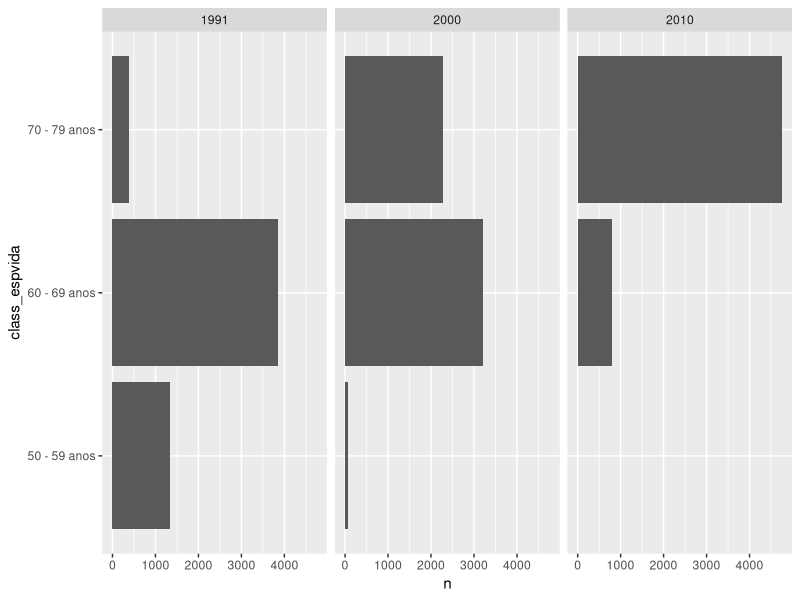

R code for this plot:
## ---- chunk 1
library(tidyverse)
## ---- chunk 2
dados_pnud <- read_csv2("../dados/base_pnud_min.csv")
## ---- chunk 3
dicionario_pnud <- read_csv2("../dados/dicionario_base_pnud_min.csv")
dicionario_pnud  |> knitr::kable()
## ---- chunk 4
glimpse(dados_pnud)
## ---- chunk 5
names(dados_pnud)
## ---- chunk 6
select(dados_pnud, muni_nm)
## ---- chunk 7
select(dados_pnud, muni_nm, uf_sigla, pop)
## ---- chunk 8
select(dados_pnud, uf_sigla, muni_nm, pop)
## ---- chunk 9
# exemplo do operador :
# usado para criar sequencias
1:10
## ---- chunk 10
select(dados_pnud, muni_nm:regiao_nm)
## ---- chunk 11
select(dados_pnud, -muni_id)
## ---- chunk 12
arrange(dados_pnud, pop)
## ---- chunk 13
arrange(dados_pnud, desc(pop))
## ---- chunk 14
arrange(dados_pnud, desc(ano), desc(pop))
## ---- chunk 15
arrange(dados_pnud, muni_nm)
arrange(dados_pnud, muni_nm, .locale = "pt_BR")
## ---- chunk 16
# forma 1
base_selecionada <- select(dados_pnud, ano, uf_sigla,  muni_nm, pop)
arrange(base_selecionada, ano, pop)

# forma 2
arrange(select(dados_pnud, ano, uf_sigla,  muni_nm, pop), ano, pop)
## ---- chunk 17
dados_pnud |> 
  select(ano, uf_sigla,  muni_nm, pop) |> 
  arrange(ano, pop)
## ---- chunk 18
# retorna uma tabela
distinct(dados_pnud, ano) 
# retorna um vetor
unique(dados_pnud$ano)
## ---- chunk 19
distinct(dados_pnud, uf_sigla)
unique(dados_pnud$uf_sigla)
## ---- chunk 20
# == significa: uma coisa é igual a outra?
x <- 1

# Teste com resultado verdadeiro
x == 1

# Teste com resultado falso
x == 2
## ---- chunk 21
dados_pnud |> 
  filter(ano == 2010) 
## ---- chunk 22
dados_pnud |> 
  filter(ano == 2010, uf_sigla == "SP") 


# cuidado com maiúsculas e minúsculas!
dados_pnud |> 
  filter(ano == 2010, uf_sigla == "sp")
## ---- chunk 23
x <-1
# maior que 
x > 3
x > 0
# menor que
x < 3
x < 0


x > 1
x >= 1 # Maior ou igual à

x < 1
x <= 1 # menor ou igual à 

## ---- chunk 24
dados_pnud |> 
  filter(ano == 2010, pop >= 1000000) |> 
  arrange(desc(pop))
## ---- chunk 25
# != significa diferente de:
x != 2
x != 1
## ---- chunk 26
dados_pnud |> 
  filter(ano != 1991)
## ---- chunk 27
# operador %in%
x %in% c(1, 2, 3)
x %in% c(2, 3, 4)
## ---- chunk 28
dados_pnud |> 
  filter(uf_sigla %in% c("SP", "RJ"))
## ---- chunk 29
x <- 5
x >= 3 & x <=7
# TRUE & TRUE = TRUE


y <- 2
y >= 3 & y <= 7
# FALSE & TRUE = FALSE
## ---- chunk 30
dados_pnud |> 
  filter(ano == 2010 & uf_sigla == "SP") 

dados_pnud |> 
  filter(ano == 2010, uf_sigla == "SP") 
## ---- chunk 31
y <- 2
y >= 3
y <= 7

y >= 3 | y <= 7

y >= 3 | y <= 0
## ---- chunk 32
dados_pnud |> 
  filter(ano == 2010 | uf_sigla == "SP") 
## ---- chunk 33
!TRUE

!FALSE
## ---- chunk 34
dados_pnud |> 
  filter(!uf_sigla %in% c("SP", "RJ"))
## ---- chunk 35
df <- tibble(x = c(1, 2, 3, NA))
df

filter(df, x > 1)

# manter os NAs!
filter(df, x > 1 | is.na(x))
## ---- chunk 36
df$x

# Quais valores são NA?
is.na(df$x)

# Quais valores não são NA?
!is.na(df$x)
## ---- chunk 37
df |> 
  filter(!is.na(x))

# o código anterior é equivalente à 
df |> 
  drop_na(x)

# cuidado: a função drop_na() sem argumentos remove todas as linhas que contenham algum NA

starwars |> 
  drop_na()
## ---- chunk 38
textos <- c("a", "aa", "abc", "bc", "A", NA)
textos

str_detect(textos, pattern =  "a")
## ---- chunk 39
dados_pnud |> 
  filter(str_detect(muni_nm, "SÃO"))
## ---- chunk 40
dados_pnud |> 
  filter(str_detect(muni_nm, "SÃO|São")) 
## ---- chunk 41
dados_pnud |> 
  mutate(pop = pop/1000)
## ---- chunk 42
dados_pnud |> 
  mutate(pop_mil = pop/1000)
## ---- chunk 43
dados_pnud |> 
  mutate(espvida = round(espvida, 1))
## ---- chunk 44
dados_pnud |>
  select(ano, uf_sigla, muni_nm, espvida) |>
  mutate(
    media_espvida = mean(dados_pnud$espvida),
    maior_que_a_media_espvida  =
      ifelse(espvida >= media_espvida, "Sim", "Não")
  )
## ---- chunk 45
dados_classificados_por_espvida <- dados_pnud |>
  select(ano, uf_sigla, muni_nm, espvida) |>
  mutate(class_espvida  = case_when(
    espvida >= 50 & espvida < 60 ~ "50 - 59 anos",
    espvida >= 60 & espvida < 70 ~ "60 - 69 anos",
    espvida >= 70 & espvida < 80 ~ "70 - 79 anos"
  ))
## ---- chunk 46
dados_classificados_por_espvida |> 
  count(ano, class_espvida) |> 
  ggplot() +
  aes(y = class_espvida, x = n) +
  geom_col() +
  facet_wrap(vars(ano))
## ---- chunk 47
dados_pnud |> 
  summarise(media_espvida = mean(espvida))
## ---- chunk 48
dados_pnud |> 
  group_by(ano)
## ---- chunk 49
dados_pnud |> 
  group_by(ano) |> 
  summarise(media_espvida = mean(espvida))
## ---- chunk 50
dados_pnud |> 
  group_by(ano) |> 
  summarise(media_espvida = mean(espvida), 
            mediana_espvida = median(espvida),
            variancia_espvida = var(espvida),
            desvio_padrao_espvida = sd(espvida),
            min_espvida = min(espvida),
            max_espvida = max(espvida),
            quant_muni = n())
## ---- chunk 51
dados_classificados_por_espvida |> 
  count(ano)

dados_classificados_por_espvida |> 
  count(ano, class_espvida)
